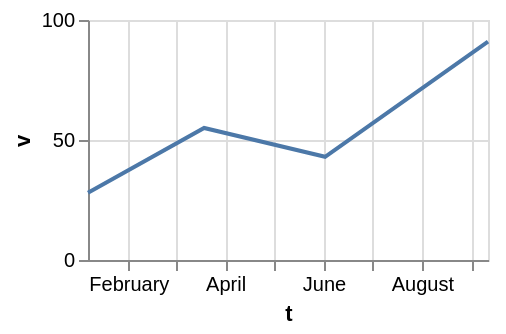

The specification (Vega-Lite) saved for this image:
### Vega-Lite specification from a JSON file in a GitHub repository (floating-point values rounded to 4 significant figures)
{"$schema": "https://vega.github.io/schema/vega-lite/v6.json", "width": 200, "height": 120, "data": {"values": [{"c": "alpha", "v": 28, "w": 3, "t": "2024-01-07"}, {"c": "beta", "v": 55, "w": 7, "t": "2024-03-19"}, {"c": "gamma", "v": 43, "w": 5, "t": "2024-06-02"}, {"c": "delta", "v": 91, "w": 9, "t": "2024-09-11"}]}, "mark": "line", "encoding": {"x": {"field": "t", "type": "temporal", "axis": {"bandPosition": 0}}, "y": {"field": "v", "type": "quantitative"}}}
